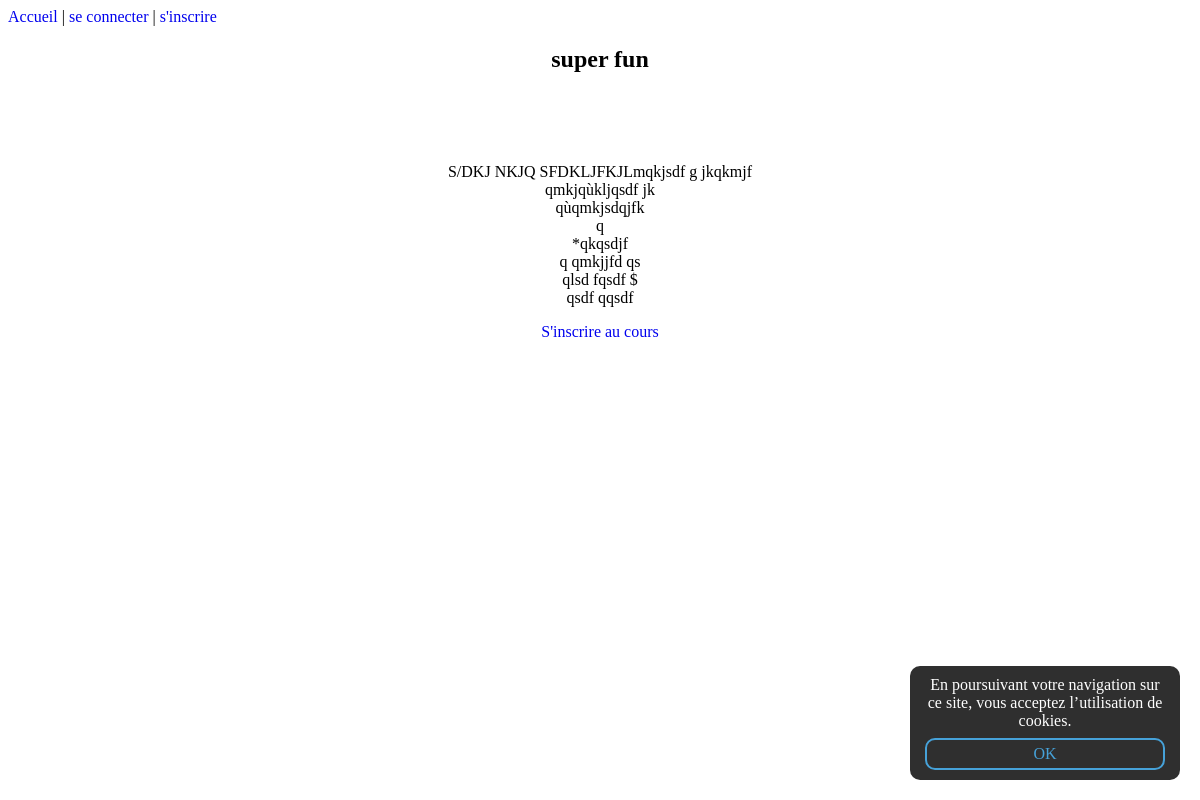
Page /cours.php?id=20 on the committed database.
### tables this page shows
CREATE TABLE `membres` (
  `id` int(11) NOT NULL,
  `pseudo` varchar(255) NOT NULL,
  `mail` varchar(255) NOT NULL,
  `password` text NOT NULL,
  `avatar` varchar(255) NOT NULL,
  `credit` int(11) NOT NULL DEFAULT '0',
  `admin` int(11) NOT NULL DEFAULT '0',
  `confirmed` int(11) NOT NULL,
  `confirmkey` varchar(255) NOT NULL
);

CREATE TABLE `cours` (
  `id` int(11) NOT NULL,
  `titre` varchar(255) NOT NULL,
  `description` text NOT NULL,
  `id_teacher` int(11) NOT NULL,
  `ville` varchar(255) NOT NULL,
  `active` int(11) NOT NULL,
  `description_long` text NOT NULL
);

### cours.php (called while the page is built, shortened)
<?php
include_once('includes/config.php');
if(isset($_GET['id'])){
	$id = (int) $_GET['id'];
	$query = $bdd->prepare('SELECT * FROM cours WHERE id = ?');
	$query->execute(array($id));
	if(isset($id) AND !empty($id) AND $query->rowCount() != 0){
		$query = $bdd->prepare('SELECT *, c.id c_id, m.id m_id FROM membres m INNER JOIN cours c ON c.id_teacher = m.id WHERE c.id = ?');
		$query->execute(array($id));
		$data = $query->fetch();
	}
	else{
			$message = "Ce cours n'existe pas ou n'est plus accessible.";
	}
}
else{
	header("Location: allcourses.php");
}
	include_once('views/cours.view.php');
 ?>

### views/cours.view.php (the view, shortened to what this page needs)
<!DOCTYPE html>
<html>
<head>
	<link rel="stylesheet" type="text/css" href="design/style.css">
</head>
<body>
	<header><?php include_once('includes/header.php'); ?></header>
	<div align="center">
		<h2><?= $data['titre'] ?></h2>
		<br><br><br>
		<div>
			<p><?= nl2br($data['description_long']) ?></p>
		</div>
		<a href="inscriptioncours.php?id=<?= $data['id'] ?>">S'inscrire au cours</a>
	<footer><?php include_once("includes/footer.php"); ?></footer>
</body>
</html>

### design/style.css (style rules this page uses)
a { text-decoration: none; }

### rows in the picture
membres: cours.titre "super fun", cours.description_long "S/DKJ NKJQ SFDKLJFKJLmqkjsdf g jkqkmjf qmkjqùkljqsdf jk qùqmkjsdqjfk q *qkqsdjf q qmkjjfd qs qlsd fqsdf $ qsdf qqsdf"
